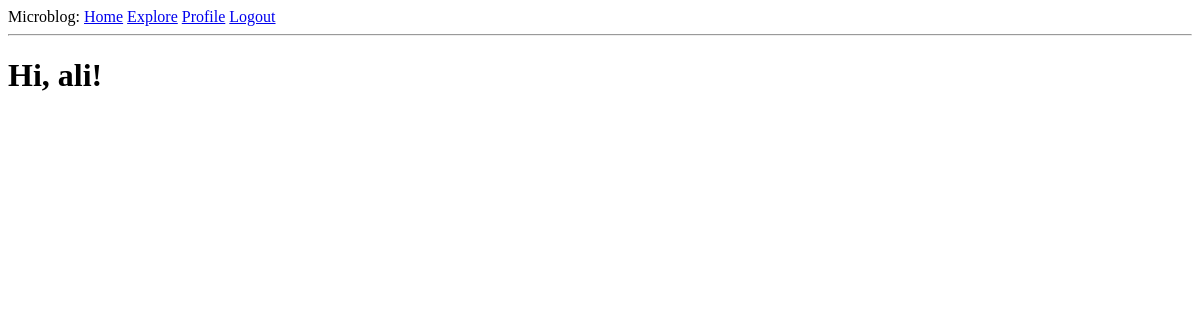
The page /explore (signed in) on the database as committed earlier.
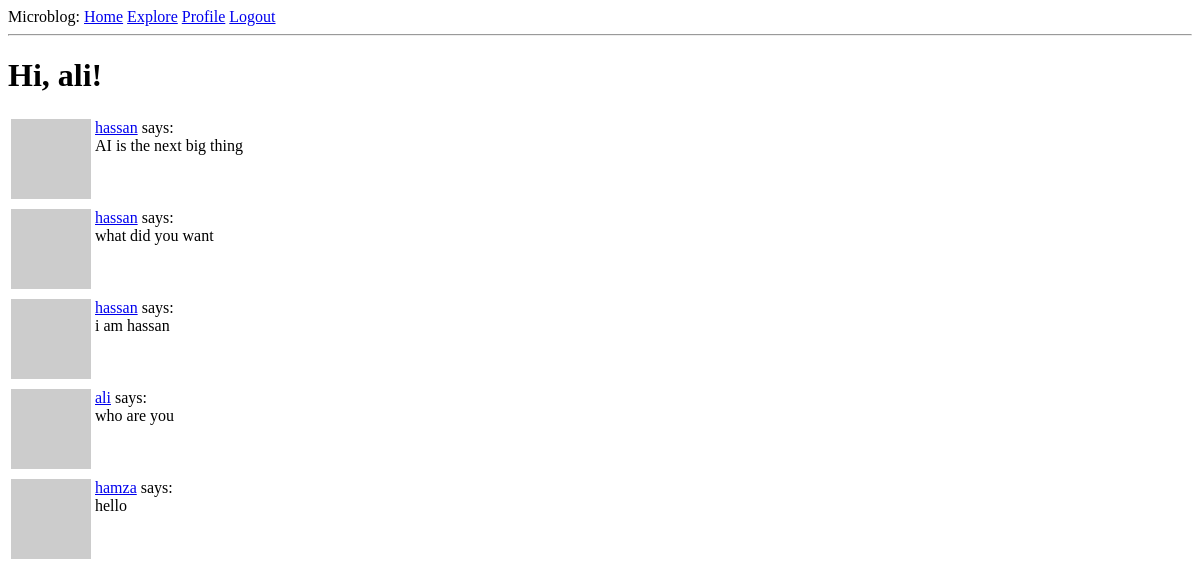
The same page on the database as committed later.
### app/models.py (models this page shows, shortened)
class User(UserMixin,db.Model):
    id : so.Mapped[int] = so.mapped_column(primary_key=True)
    username : so.Mapped[str] = so.mapped_column(sa.String(64),index=True, unique=True)
    email : so.Mapped[str] = so.mapped_column(sa.String(120), index=True, unique=True)
    password_hash : so.Mapped[Optional[str]] = so.mapped_column(sa.String(256))
    posts: so.WriteOnlyMapped['Post'] = so.relationship(
        back_populates='author')
    about_me: so.Mapped[Optional[str]] = so.mapped_column(sa.String(140))
    last_seen: so.Mapped[Optional[datetime]] = so.mapped_column(
        default=lambda: datetime.now(timezone.utc))
    following: so.WriteOnlyMapped['User'] = so.relationship(
        secondary=followers, primaryjoin=(followers.c.follower_id == id),
        secondaryjoin=(followers.c.followed_id == id),
        back_populates='followers')
    followers: so.WriteOnlyMapped['User'] = so.relationship(
        secondary=followers, primaryjoin=(followers.c.followed_id == id),
        secondaryjoin=(followers.c.follower_id == id),
        back_populates='following')
    def avatar(self, size):
        digest = md5(self.email.lower().encode('utf-8')).hexdigest()
        return f'https://www.gravatar.com/avatar/{digest}?d=identicon&s={size}'

class Post(db.Model):
    id: so.Mapped[int] = so.mapped_column(primary_key=True)
    body: so.Mapped[str] = so.mapped_column(sa.String(140))
    timestamp: so.Mapped[datetime] = so.mapped_column(
        index=True, default=lambda: datetime.now(timezone.utc))
    user_id: so.Mapped[int] = so.mapped_column(sa.ForeignKey('user.id'),index=True)
    author: so.Mapped[User] = so.relationship(back_populates='posts')

### app/routes.py (the view)
@app.route('/explore')
@login_required
def explore():
    page=request.args.get('page',1,type=int)
    query=sa.select(Post).order_by(Post.timestamp.desc())
    posts = db.paginate(query, page=page,
                        per_page=app.config['POSTS_PER_PAGE'], error_out=False)
    next_url = url_for('explore', page=posts.next_num) \
        if posts.has_next else None
    prev_url = url_for('explore', page=posts.prev_num) \
        if posts.has_prev else None
    return render_template('index.html', title='Explore', posts=posts.items,next_url=next_url,prev_url=prev_url)

### app/models.py (called while the page is built)
@login.user_loader
def load_user(id):
    return db.session.get(User, int(id))

### app/routes.py (called while the page is built)
@app.before_request
def before_request():
    if current_user.is_authenticated:
        current_user.last_seen = datetime.now(timezone.utc)
        db.session.commit()

### app/templates/index.html (shortened to what this page needs)
 {% extends 'base.html' %}
 {% block content %}
 <h1>Hi, {{ current_user.username }}!</h1>
 {% for post in posts %}
 {% include '_post.html' %}
 {% endfor %}
{% endblock %}

### app/templates/base.html (shortened to what this page needs)
<!doctype html>
<html>
    <head>
    </head>
    <body>
        <div>Microblog:
            <a href="{{ url_for('index') }}">Home</a>
            <a href="{{ url_for('explore') }}">Explore</a>
            {% if current_user.is_anonymous %}
            <a href="{{ url_for('login') }}">Login</a>
            {% else %}
            <a href="{{ url_for('user', username=current_user.username) }}">Profile</a>
            <a href="{{ url_for('logout') }}">Logout</a>
            {% endif %}
        </div>
        <hr>
        {% block content %}{% endblock %}
    </body>
</html>

### app/templates/_post.html
<table>
    <tr valign="top">
        <td><img src="{{ post.author.avatar(36) }}"></td>
        <td>
            <a href="{{ url_for('user', username=post.author.username) }}">
                {{ post.author.username }}</a> says:<br>{{ post.body }}</td>
    </tr>
</table>

Rows that differ between the two databases and show on the page:
added Post: author.username "hassan", body "AI is the next big thing"
added Post: author.username "hassan", body "what did you want"
added Post: author.username "hassan", body "i am hassan"
added Post: author.username "ali", body "who are you"
added Post: author.username "hamza", body "hello"
